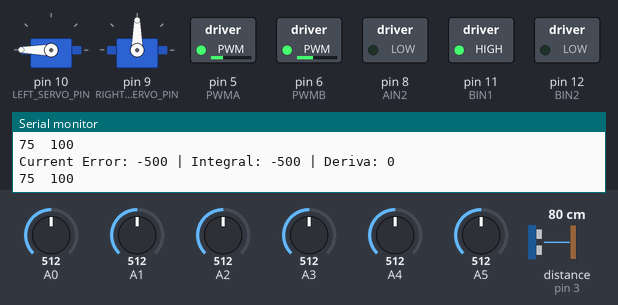
Recording of a sketch running on a simulated Arduino Mega 2560, built with avr-gcc and run on an emulated ATmega2560. Parts: 2 × servo, switched loads named in the sketch (green lamp = pin HIGH), the last lines printed to the serial monitor. The inputs (shaded band) are chosen by the test bench; at power-on: A5 = 512, A3 = 512, A4 = 512, distance to the obstacle (sensor on pin 3) 80 cm, A0 = 512, A1 = 512, A2 = 512. The echo pulse lasts 58.3 µs per cm; pins used as bus, display or sensor lines are not drawn.

Above: at 8.9 s.
9.0 s: A5 set to 50
At 9.7 s:
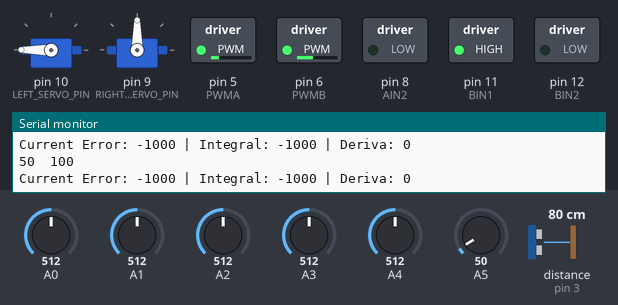
10.6 s: A3 set to 532
At 12.3 s:
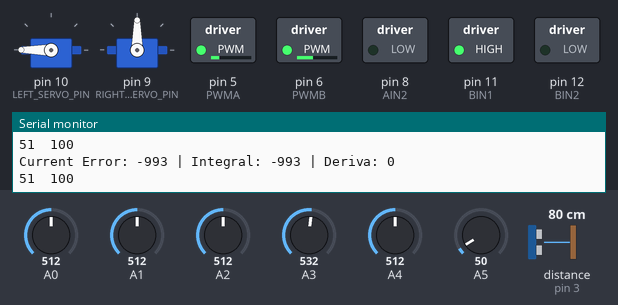
13.6 s: A4 set to 716
At 13.78 s:
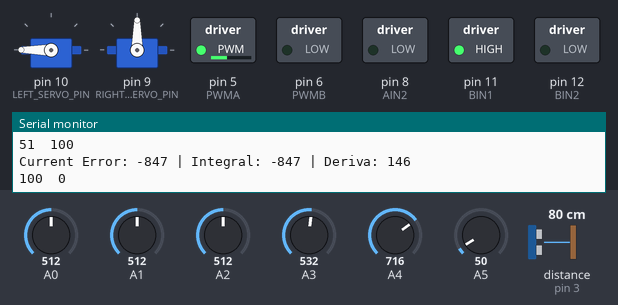
15.3 s: A5 set to 70
At 16.6 s:
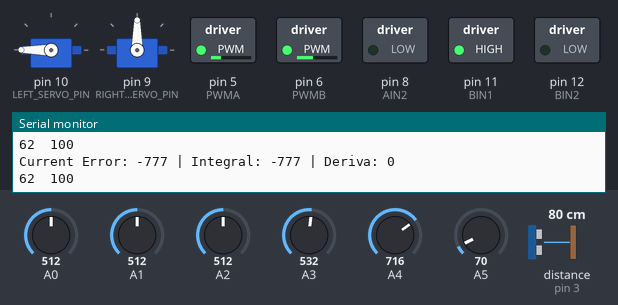
16.9 s: distance to the obstacle (sensor on pin 3) set to 23 cm
18.4 s: distance to the obstacle (sensor on pin 3) set to 19 cm
At 18.9 s:
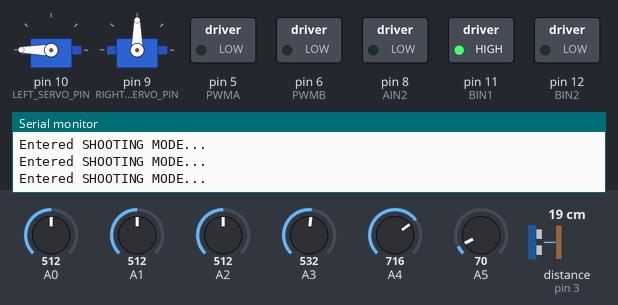
Timing chart, 0 to 21.4 s (numbered marks = the images above; inputs shaded):
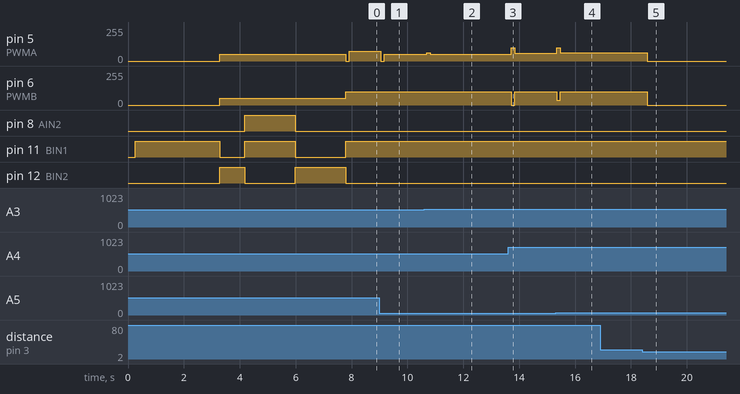

Measured:
- the behaviour switches between 21 and 20 cm on distance to the obstacle (sensor on pin 3) (found by bisection; images 4 and 5)
- after the input at 9.0 s, pin 5 (PWMA): 75/255 → 0/255 after 0.05 s, → 50/255 0.13 s later
- after the input at 10.6 s, pin 5 (PWMA): 50/255 → 61/255 after 0.09 s, → 51/255 0.13 s later
- after the input at 13.6 s, pin 5 (PWMA): 51/255 → 100/255 after 0.11 s, → 58/255 0.13 s later; pin 6 (PWMB): 100/255 → 0/255 after 0.11 s, → 100/255 0.13 s later
- after the input at 15.3 s, pin 5 (PWMA): 58/255 → 100/255 after 0.05 s, → 62/255 0.13 s later; pin 6 (PWMB): 100/255 → 34/255 after 0.05 s, → 100/255 0.13 s later
- after the input at 18.4 s, pin 5 (PWMA): 62/255 → 0/255 after 0.18 s; pin 6 (PWMB): 100/255 → 0/255 after 0.18 s

The sketch:

lineFollowerWallDetect.ino
```cpp
#include <QTRSensors.h>
#include <NewPing.h>
#include <Servo.h>

// The PID control algorithm is based on the Advanced Line Following Algorithm with 3pi robot,
// please refer to https://www.pololu.com/docs/0J21/7.c for original code.

// The main loop of the example reads the calibrated sensor values and uses them to
// estimate the position of a line.  You can test this by taping a piece of 3/4" black
// electrical tape to a piece of white paper and sliding the sensor across it.  It
// prints the sensor values to the serial monitor as numbers from 0 (maximum reflectance)
// to 1000 (minimum reflectance) followed by the estimated location of the line as a number
// from 0 to 5000.  1000 means the line is directly under sensor 1, 2000 means directly
// under sensor 2, etc.  0 means the line is directly under sensor 0 or was last seen by
// sensor 0 before being lost.  5000 means the line is directly under sensor 5 or was
// last seen by sensor 5 before being lost.

#define DEBUG 0 // if DEBUG is on, only test motor and/or sensors
#define INFO 1 // if INFO is on, print debug info

int SHOOT_MODE = 0;
int INIT_NAV_MODE = 1;

/* For distance sensor */
#define ECHO_PIN 3
#define TRIG_PIN 4
#define MAX_DISTANCE 80
#define MAX_STOP_DISTANCE 20

/* For Servo Arms */
#define LEFT_SERVO_PIN 10
#define RIGHT_SERVO_PIN 9

/* For PID control */
#define Kp 0.05 // proportional constant
#define Ki 0.0001 // integral constant
#define Kd 1.5 // derivative constant
#define aggrKp 4 // aggressive proportional constant
#define aggrKd 0.2 // aggressive integral constant
#define aggrKi 1 // aggressive derivative constant

/* For QTR sensors */
#define NUM_SENSORS 6 // number of sensors used
#define NUM_SAMPLES_PER_SENSOR 4 // average 4 analog samples per sensor reading

/* For motor controll */
#define STBY 10 //standby

/* motor A connected between A01 and A02 - Left Motor */
#define PWMA 5
#define AIN1 9
#define AIN2 8
/* motor B connected between B01 and B02 - Right Motor */
#define PWMB 6
#define BIN1 11
#define BIN2 12

#define MAX_SPEED 100 // maximum when driving
#define CALI_SPEED 50 // speed when calibrating

/* sensors 0 through 5 are connected to analog inputs 0 through 5, respectively */
QTRSensorsAnalog qtra((unsigned char[]) {0, 1, 2, 3, 4, 5},
  NUM_SENSORS, NUM_SAMPLES_PER_SENSOR, QTR_NO_EMITTER_PIN);
unsigned int sensorValues[NUM_SENSORS];

/* Define distance sensor for wall detection */
NewPing sonar(TRIG_PIN, ECHO_PIN, MAX_DISTANCE);
unsigned int uS; // distance raw value read from sonar

unsigned int pingSpeed = 50; // How frequently are we going to send out a ping (in milliseconds). 50ms would be 20 times a second.
unsigned long pingTimer;     // Holds the next ping time.

int lastError = 0;

Servo leftArm;
Servo rightArm;

void setup() {
  // Set up motor controll pins as output
  pinMode(STBY, OUTPUT);
  pinMode(AIN1,OUTPUT);
  pinMode(AIN2,OUTPUT);
  pinMode(PWMA,OUTPUT);
  pinMode(BIN1,OUTPUT);
  pinMode(BIN2,OUTPUT);
  pinMode(PWMB,OUTPUT);
  leftArm.attach(LEFT_SERVO_PIN);  // Set left servo to digital pin 10
  rightArm.attach(RIGHT_SERVO_PIN);  // Set right servo to digital pin 9

  Serial.begin(9600);

  // Set up front arms to release position
  leftArm.write(180);
  rightArm.write(90);

  if (!DEBUG) {
    pingTimer = millis(); // Start now.
    for (int i = 0; i < 100; i++) {
      if (INIT_NAV_MODE) {
        if (millis() >= pingTimer) {
          pingTimer += pingSpeed;
          uS = sonar.ping_median(10);
          int cm = (int)uS / US_ROUNDTRIP_CM;

          if (INFO == 1) {
            Serial.print("Ping: ");
            Serial.print(cm);
            Serial.println();
          }

          if (cm > 0 && cm <= MAX_STOP_DISTANCE) {
            Serial.println("Rotating...");
            set_motors(60, -60);
          } else {
            INIT_NAV_MODE = 0;
            Serial.println("Route detected, moving out...");
            set_motors(0,0);
          }
        }
      }
    }

    Serial.println("Starting to calibrate in 3 seconds...");
    delay(3000);

    // Auto-calibration: turn right and left while calibrating the
    // sensors.
    init_calibrate(20, 100);

    set_motors(0,0); // stop the motor for a second
  }
}

void loop() {
  if (DEBUG) {
    // enable the following functions as needed
//    test_sensor();
//    test_motor();
//    test_arms();
  } else {
    if (!SHOOT_MODE) {
      // execute main function
      line_follow_drive();

      // get a good sample, the larger the sample the longer it takes to read
      uS = sonar.ping_median(5);

      // convert to cm
      int cm = (int)uS / US_ROUNDTRIP_CM;

      if (cm > 0 && cm <= MAX_STOP_DISTANCE) {
        if (INFO == 1) {
          Serial.print("Ping: ");
          Serial.print(cm);
          Serial.println();
        }
        SHOOT_MODE = 1; // enter shoot mode and stop the robot movement
      }
    } else {
      set_motors(0, 0); // stop the robot
      Serial.println("Entered SHOOTING MODE...");
    }
  }
}

void line_follow_drive() {
  unsigned int position = 0;
  long integral = 0;
  int power_difference = 0;
  int leftMotorSpeed = 0;
  int rightMotorSpeed = 0;

  // get calibrated readings along with the line position,
  // refer to the QTR Sensors Arduino Library for more details on line position.
  position = qtra.readLine(sensorValues);

//  Serial.println(position);

  // The "error" term should be 0 when we are on the line.
  // i.e., if there are 6 sensors and the readings are from (0~5000),
  // the error will be -2500 ~ 2500
  int error = (int) position - 3000;

  // Compute the derivative (change), which determines the rate of change of
  // the error value
  int derivative = error - lastError;

  // Compute the integral (sum) of the previous position values,
  // which records the history of the robot's motion
  integral += error;

  // Remember the last position of the robot
  lastError = error;

  if (INFO == 1) {
    Serial.print("Current Error: ");
    Serial.print(error);
    Serial.print(" | ");
    Serial.print("Integral: ");
    Serial.print(integral);
    Serial.print(" | ");
    Serial.print("Deriva: ");
    Serial.print(derivative);
    Serial.println();
  }

  // Compute the difference between the two motor power settings,
  // m1 - m2.  If this is a positive number the robot will turn
  // to the right.  If it is a negative number, the robot will
  // turn to the left, and the magnitude of the number determines
  // the sharpness of the turn.
  power_difference = error*Kp + integral*Ki + derivative*Kd;

  // Aggressive turning alogrithm, needs to be tested out
//  if (derivative <= -1300 || derivative >= 1300) {
//    Serial.println("Big Gap!");
//    power_difference = error*aggrKp + integral*aggrKi + derivative*aggrKd;
//  } else {
//    power_difference = error*Kp + integral*Ki + derivative*Kd;
//  }

//  if (INFO == 1) {
//    Serial.println(power_difference);
//  }

  // Compute the actual motor settings.  We never set either motor
  // to a negative value.
  if(power_difference > MAX_SPEED)
    power_difference = MAX_SPEED;

  if(power_difference < -MAX_SPEED)
    power_difference = -MAX_SPEED;

  if (power_difference < 0) {
    leftMotorSpeed = MAX_SPEED+power_difference;
    rightMotorSpeed = MAX_SPEED;
  } else {
    leftMotorSpeed = MAX_SPEED;
    rightMotorSpeed = MAX_SPEED-power_difference;
  }

  set_motors(leftMotorSpeed, rightMotorSpeed);

  if (INFO == 1) {
    Serial.print(leftMotorSpeed);
    Serial.print('\t');
    Serial.print(rightMotorSpeed);
    Serial.println();
  }
}

/* Auto-calibration: turn right and left while calibrating the sensors.
 * baseDelayTime: base delay time, delayCounter: the number of loops to delay
 */
void init_calibrate(int baseDelayTime, int delayCounter) {
  for (int counter=0; counter<delayCounter; counter++) {
    if (counter < 20 || counter >= 60)
      set_motors(CALI_SPEED,-CALI_SPEED);
    else
      set_motors(-CALI_SPEED,CALI_SPEED);

    // This function records a set of sensor readings and keeps
    // track of the minimum and maximum values encountered.  The
    // IR_EMITTERS_ON argument means that the IR LEDs will be
    // turned on during the reading, which is usually what you
    // want.
    qtra.calibrate();

    // the total delay is (# of loops)*(delay time/loop),
    // i.e., 100*20 = 2000 ms.
    delay(baseDelayTime);
  }
}

/* Drive the robot by enabling power in left and right motors */
void set_motors(int leftMotorSpeed, int rightMotorSpeed) {
//  digitalWrite(STBY, HIGH);

  if (rightMotorSpeed < 0) { // move backwards
    digitalWrite(STBY, HIGH);
    digitalWrite(BIN1, LOW);
    digitalWrite(BIN2, HIGH);
    analogWrite(PWMB, abs(rightMotorSpeed));
  } else { // move forward
    digitalWrite(STBY, HIGH);
    digitalWrite(BIN1, HIGH);
    digitalWrite(BIN2, LOW);
    analogWrite(PWMB, rightMotorSpeed);
  }

  if (leftMotorSpeed < 0) { // move backwards
    digitalWrite(STBY, HIGH);
    digitalWrite(AIN1, LOW);
    digitalWrite(AIN2, HIGH);
    analogWrite(PWMA, abs(leftMotorSpeed));
  } else { // move forward
    digitalWrite(STBY, HIGH);
    digitalWrite(AIN1, HIGH);
    digitalWrite(AIN2, LOW);
    analogWrite(PWMA, leftMotorSpeed);
  }
}

/* lower the arms to capture the ball, degree values vary based on the inital servo position */
void grab_ball() {
  leftArm.write(90);
  rightArm.write(180);
}

/* raise the arms to release the ball, degree values vary based on the inital servo position */
void release_ball() {
  leftArm.write(180);
  rightArm.write(90);
}

/* Read raw sensor values from the QTR Reflectance Sensors */
void test_sensor() {
  // read raw sensor values
  qtra.read(sensorValues);

  // print the sensor values as numbers from 0 to 1023, where 0 means maximum reflectance and
  // 1023 means minimum reflectance
  for (unsigned char i = 0; i < NUM_SENSORS; i++)
  {
    Serial.print(sensorValues[i]);
    Serial.print('\t'); // tab to format the raw data into columns in the Serial monitor
  }
  Serial.println();

  delay(250);
}

/* Test motors */
void test_motor() {
  int testSpeed = 60;
  digitalWrite(STBY, HIGH);
  // Left motor
  analogWrite(PWMA, testSpeed);
  digitalWrite(AIN1, HIGH);
  digitalWrite(AIN2, LOW);
  // Right motor
  digitalWrite(PWMB, testSpeed);
  digitalWrite(BIN1, HIGH);
  digitalWrite(BIN2, LOW);
}

void test_arms() {
  grab_ball();
  delay(2000);
//  release_ball();
}
```
